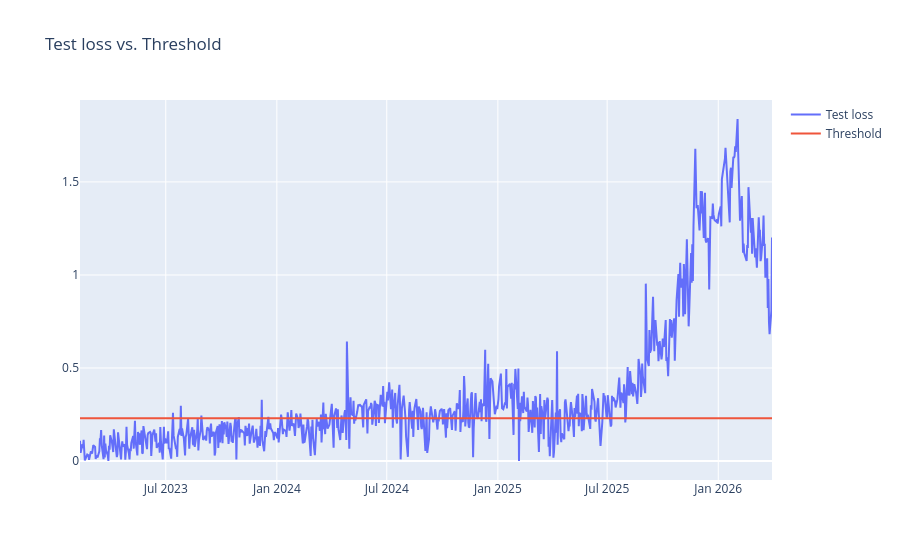

Notebook source saved alongside this figure:
### Code cell
fig = go.Figure()
fig.add_trace(go.Scatter(x=anomaly_df['Date'], y=anomaly_df['loss'], name='Test loss'))
fig.add_trace(go.Scatter(x=anomaly_df['Date'], y=anomaly_df['threshold'], name='Threshold'))
fig.update_layout(showlegend=True, title='Test loss vs. Threshold')
fig.show()

### Figure 1 — Plotly figure (JSON) as saved in the notebook; plotly's stock layout.template omitted (floating-point values rounded to 4 significant figures; data arrays with more than 128 entries replaced by an {"elided": "..."} marker saying what was removed)
{"data": [{"name": "Test loss", "type": "scatter", "x": {"elided": "787 str values"}, "y": {"elided": "787 float values"}}, {"name": "Threshold", "type": "scatter", "x": {"elided": "787 str values"}, "y": {"elided": "787 float values"}}], "layout": {"showlegend": true, "title": {"text": "Test loss vs. Threshold"}}}
